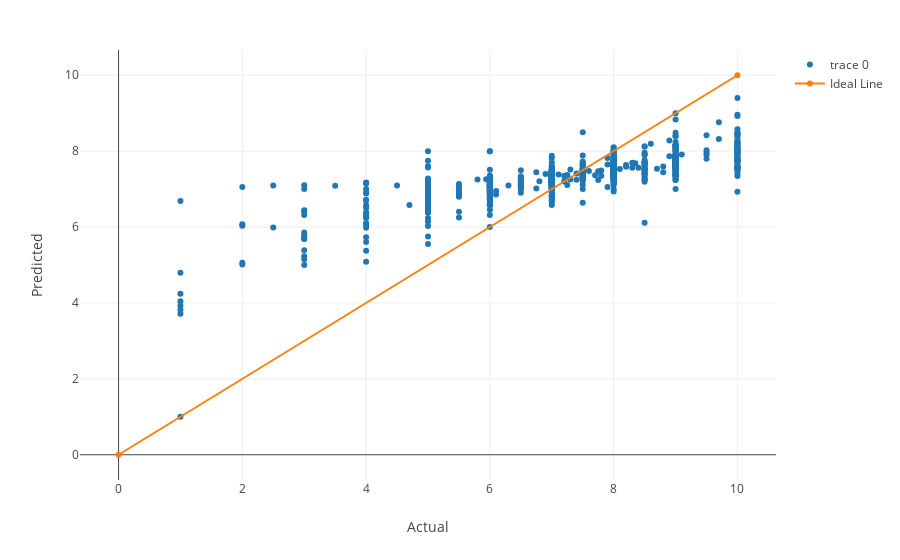

Source (notebook cell):
### Code cell
trace0 = go.Scatter(
    x=one['Rating'],
    y=predictions,
    mode='markers')

trace1 = go.Scatter(
    x=[0,10],
    y=[0,10],
    name='Ideal Line')

layout = go.Layout(
    xaxis=dict(title='Actual'),
    yaxis=dict(title='Predicted'),
    hovermode='closest',
    margin=dict(t=50))

data=[trace0, trace1]

fig = go.Figure(data, layout)
plotly.offline.iplot(fig, filename='predictions-naive.html')

### Figure 1 — Plotly figure (JSON) as saved in the notebook; plotly's stock layout.template omitted (floating-point values rounded to 4 significant figures; data arrays with more than 128 entries replaced by an {"elided": "..."} marker saying what was removed)
{"data": [{"mode": "markers", "type": "scatter", "uid": "4debfdc2-a97e-11e8-9035-28c63f3df6d4", "x": {"elided": "847 float values"}, "y": {"elided": "847 float values"}}, {"name": "Ideal Line", "type": "scatter", "uid": "4debfdc3-a97e-11e8-99ef-28c63f3df6d4", "x": [0, 10], "y": [0, 10]}], "layout": {"hovermode": "closest", "margin": {"t": 50}, "xaxis": {"title": "Actual"}, "yaxis": {"title": "Predicted"}}}
